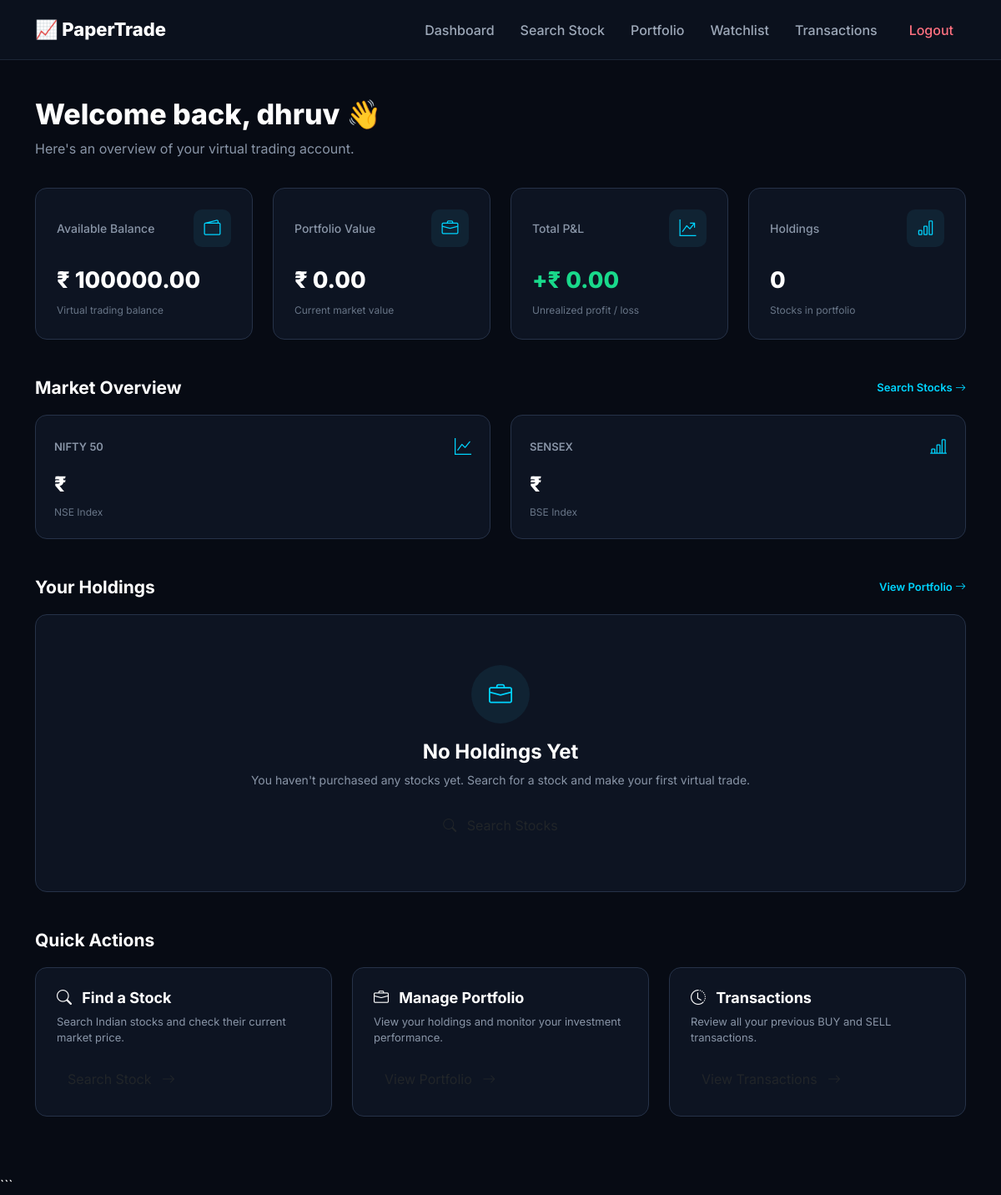
Page /dashboard/ (signed in) on the earlier database version.
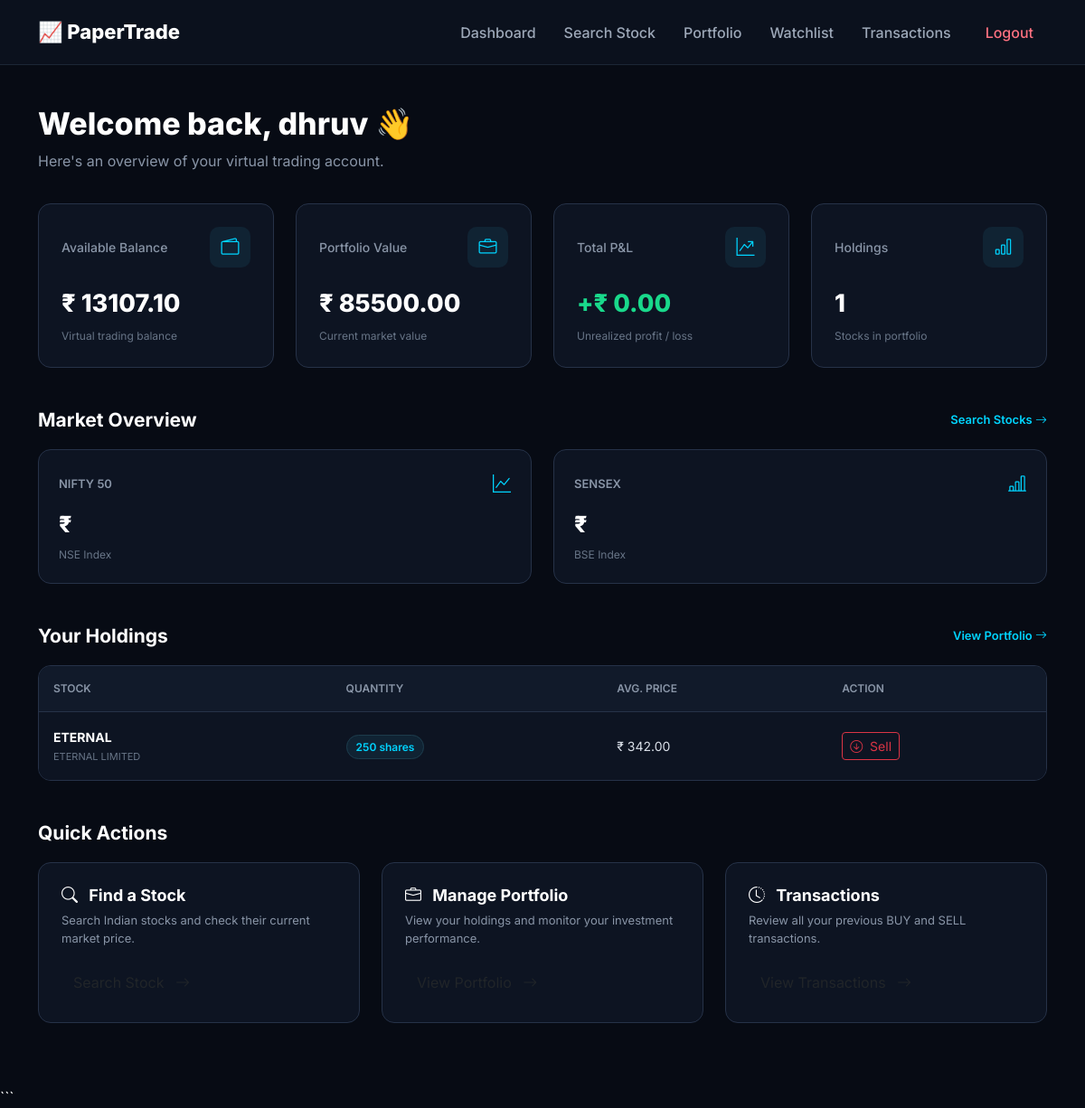
Same page on the later database version.
### users/models.py (models this page shows, shortened)
class UserProfile(models.Model):
    user = models.OneToOneField(User, on_delete=models.CASCADE)
    virtual_balance = models.DecimalField(
        max_digits=12,
        decimal_places=2,
        default=100000.00
    )

### trading/models.py (models this page shows, shortened)
class Portfolio(models.Model):
    user = models.ForeignKey(
        User,
        on_delete=models.CASCADE
    )
    symbol = models.CharField(
        max_length=20
    )
    company_name = models.CharField(
        max_length=200
    )
    quantity = models.PositiveIntegerField()
    average_price = models.DecimalField(
        max_digits=12,
        decimal_places=2
    )

### trading/views.py (the view)
@login_required
def dashboard(request):
    profile = UserProfile.objects.get(user=request.user)
    portfolio = Portfolio.objects.filter(user=request.user)
    try:
        nifty = yf.Ticker("^NSEI").info.get("currentPrice", 0)
    except Exception:
        nifty = 0
    try:
        sensex = yf.Ticker("^BSESN").info.get("currentPrice", 0)
    except Exception:
        sensex = 0
    total_portfolio = Decimal("0")
    total_profit = Decimal("0")
    performance_data = []
    for stock in portfolio:
        try:
            ticker = yf.Ticker(stock.symbol + ".NS")
            info = ticker.info
            current_price = Decimal(
                str(info.get("currentPrice", stock.average_price))
            )
        except Exception:
            current_price = stock.average_price
        investment = stock.average_price * stock.quantity
        current_value = current_price * stock.quantity
        total_portfolio += current_value
        total_profit += current_value - investment
        performance_data.append({
            "symbol": stock.symbol,
            "investment": float(investment),
            "current_value": float(current_value),
        })
    context = {
        "balance": profile.virtual_balance,
        "portfolio_value": total_portfolio,
        "profit": total_profit,
        "holdings": portfolio.count(),
        "portfolio": portfolio,
        "nifty": nifty,
        "sensex": sensex,
        "performance_data": performance_data,
    }
    return render(request, "dashboard.html", context)

### trading/templates/dashboard.html (shortened to what the changed rows need)
{% extends "base.html" %}
{% block content %}
<div class="dashboard-wrapper">
    <div class="container">
        <div class="dashboard-heading">
            <h1>
                Welcome back, {{ user.username }} 👋
            </h1>
        </div>
        <div class="row g-4">
            <div class="col-md-6 col-xl-3">
                <div class="stat-card">
                    <div class="stat-top">
                        <div class="stat-title">
                        </div>
                        <div class="stat-icon">
                        </div>
                    </div>
                    <div class="stat-value">
                        ₹ {{ balance|floatformat:2 }}
                    </div>
                    <div class="stat-subtitle">
                        Virtual trading balance
                    </div>
                </div>
            </div>
            <div class="col-md-6 col-xl-3">
                <div class="stat-card">
                    <div class="stat-top">
                        <div class="stat-title">
                        </div>
                        <div class="stat-icon">
                        </div>
                    </div>
                    <div class="stat-value">
                        ₹ {{ portfolio_value|floatformat:2 }}
                    </div>
                    <div class="stat-subtitle">
                        Current market value
                    </div>
                </div>
            </div>
            <div class="col-md-6 col-xl-3">
                <div class="stat-card">
                    <div class="stat-top">
                        <div class="stat-title">
                        </div>
                        <div class="stat-icon">
                        </div>
                    </div>
                    <div class="stat-value">
                        {{ holdings }}
                    </div>
                    <div class="stat-subtitle">
                        Stocks in portfolio
                    </div>
                </div>
            </div>
        </div>
        <div class="dashboard-section">
            <div class="holdings-card">
                {% if portfolio %}
                <div class="table-responsive">
                    <table class="holdings-table">
                        <thead>
                            <tr>
                                <th>
                                    STOCK
                                </th>
                                <th>
                                    QUANTITY
                                </th>
                                <th>
                                    AVG. PRICE
                                </th>
                                <th>
                                    ACTION
                                </th>
                            </tr>
                        </thead>
                        <tbody>
                        {% for stock in portfolio %}
                            <tr>
                                <td>
                                    <div class="stock-symbol">
                                        {{ stock.symbol }}
                                    </div>
                                    <div class="stock-company">
                                        {{ stock.company_name }}
                                    </div>
                                </td>
                                <td>
                                    <span class="quantity-badge">
                                        {{ stock.quantity }}
                                        shares
                                    </span>
                                </td>
                                <td>
                                    ₹ {{ stock.average_price|floatformat:2 }}
                                </td>
                                <td>
                                    <a
                                        href="{% url 'sell_stock' stock.symbol %}"
                                        class="btn btn-sm btn-outline-danger"
                                    >
                                        <i class="bi bi-arrow-down-circle me-1"></i>
                                        Sell
                                    </a>
                                </td>
                            </tr>
                        {% endfor %}
                        </tbody>
                    </table>
                </div>
                {% else %}
                <div class="empty-portfolio">
                    <div class="empty-icon">
                        <i class="bi bi-briefcase"></i>
                    </div>
                    <h4>
                        No Holdings Yet
                    </h4>
                    <p>
                        You haven't purchased any stocks yet.
                        Search for a stock and make your first
                        virtual trade.
                    </p>
                    <a
                        href="{% url 'search_stock' %}"
                        class="btn btn-primary-custom"
                    >
                        <i class="bi bi-search me-2"></i>
                    </a>
                </div>
                {% endif %}
            </div>
        </div>
    </div>
</div>
{% endblock %}

Differences in the rows shown:
changed UserProfile: virtual_balance "100000.00" → "13107.10"
added Portfolio: symbol "ETERNAL", company_name "ETERNAL LIMITED", quantity "250", average_price "342.00"
Other differences:
{{ portfolio_value|floatformat:2 }}: "0.00" → "85500.00"
{{ holdings }}: "0" → "1"
text no longer shown: "No Holdings Yet You haven't purchased any stocks yet. Search for a stock and make your first virtual trade."
text now shown: "STOCK QUANTITY AVG. PRICE ACTION"
